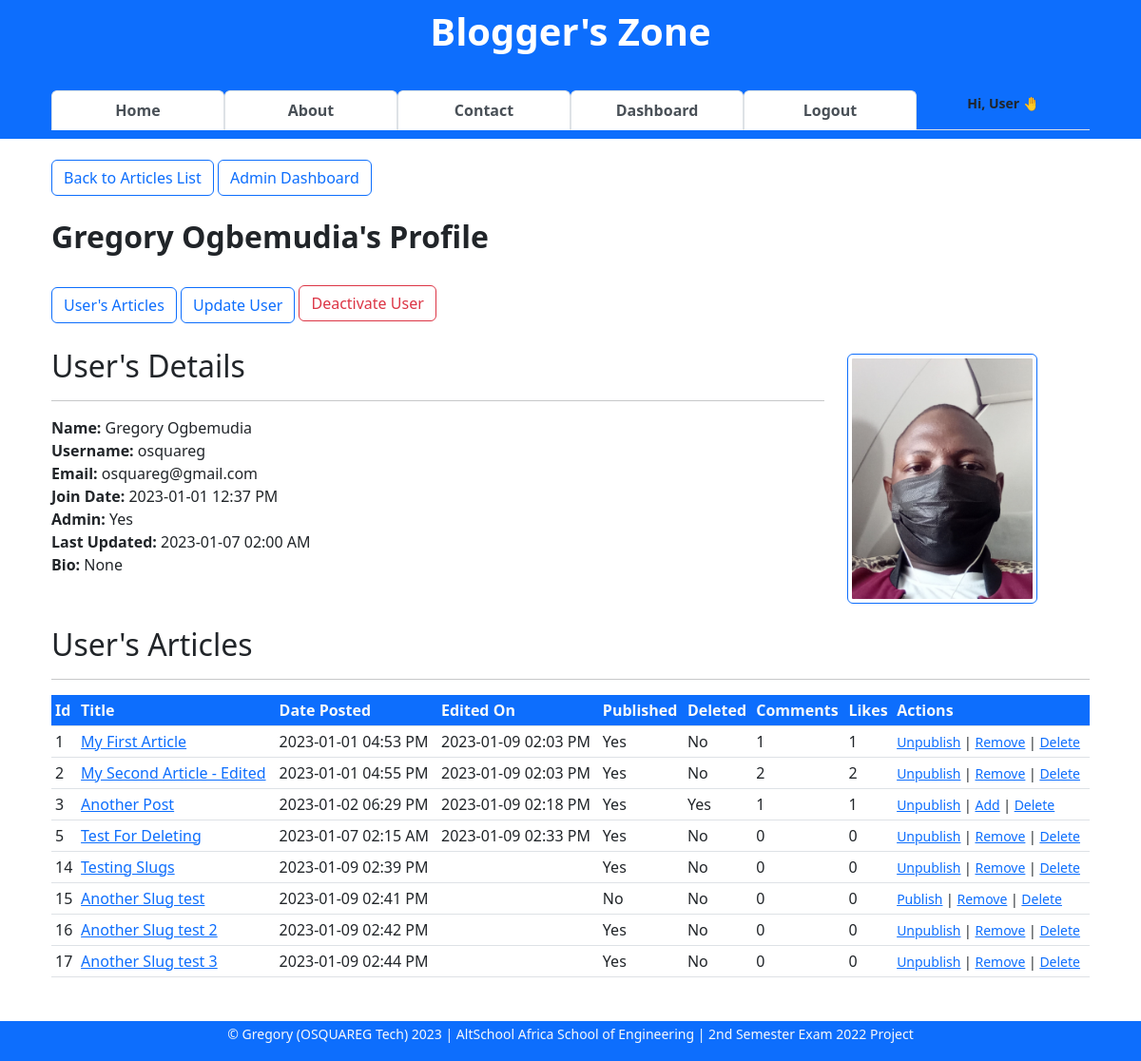
The page /admin-user/view/2 (signed in) on the database its author committed.
### app/models.py (models this page shows, shortened)
class User(db.Model, UserMixin):
    __tablename__ = "users"
    id = db.Column(db.Integer, primary_key=True)
    firstname = db.Column(db.String(255), nullable=False)
    lastname = db.Column(db.String(255), nullable=False)
    username = db.Column(db.String(25), nullable=False, unique=True)
    email = db.Column(db.Text(150), nullable=False, unique=True)
    password_hash = db.Column(db.Text(255), nullable=False, unique=True)
    bio = db.Column(db.Text(), nullable=True)
    date_joined = db.Column(db.DateTime, default=datetime.utcnow)
    is_active = db.Column(db.Boolean, default=True)
    is_admin = db.Column(db.Boolean, default=False)
    profile_pic = db.Column(db.String(), nullable=True)
    last_updated_by = db.Column(db.String)
    last_updated_on = db.Column(db.DateTime, onupdate=datetime.utcnow)
    articles = db.relationship("Article", backref="author")
    comments = db.relationship("Comment", backref="commenter")
    article_likes = db.relationship("ArticleLike", backref="art_liker")
    comment_likes = db.relationship("CommentLike", backref="com_liker")

class Article(db.Model):
    __tablename__ = "articles"
    id = db.Column(db.Integer, primary_key=True)
    title = db.Column(db.String(255), nullable=False)
    content = db.Column(db.Text, nullable=False)
    slug = db.Column(db.String(255), nullable=True)
    date_posted = db.Column(db.DateTime, default=datetime.utcnow)
    is_draft = db.Column(db.Boolean, default=False, nullable=False)
    last_updated_on = db.Column(db.DateTime, onupdate=datetime.utcnow)
    last_updated_by = db.Column(db.String)
    is_deleted = db.Column(db.Boolean, default=False)
    author_id = db.Column(db.Integer, db.ForeignKey("users.id", ondelete="CASCADE"))
    comments = db.relationship("Comment", backref="articles")
    article_likes = db.relationship("ArticleLike", backref="articles")
    comment_likes = db.relationship("CommentLike", backref="articles")

### app/admin/admin_users.py (the view)
@blueprint.route("/view/<int:id>", methods=["GET"])
@login_required
def view(id):
    user = User.query.get_or_404(id)
    user_articles = Article.query.filter(Article.author_id == user.id).all()
    comment_likes_cnts = db.session \
        .query(Article.id.label("article_id"),
               func.count(Comment.comment).label("comments_count"),
               func.count(ArticleLike.user_id).label("likes_count")) \
        .outerjoin(Comment, Comment.article_id == Article.id) \
        .outerjoin(ArticleLike, ArticleLike.article_id == Article.id) \
        .group_by(Article.id).all()
    context = {
        "user": user,
        "user_articles": user_articles,
        "comment_likes_cnts": comment_likes_cnts
    }
    return render_template("admin-user-dashboard.html", **context)

### app/main.py (called while the page is built)
@login_man.user_loader
def user_loader(id):
    return User.query.get(int(id))

### app/admin/templates/admin-user-dashboard.html (shortened to what this page needs)
{% extends 'base.html' %}
{% block content %}
<div class="container">
    <div>
        <a href="/#all-articles-list" class="btn btn-outline-primary">Back to Articles List</a>
        <a href="{{ url_for('admin.admin', un=current_user.username) }}" class="btn btn-outline-primary">Admin Dashboard</a>
    </div>
    <br>
    <div>
        <h2><b>{{ user.firstname }} {{ user.lastname }}'s Profile</b></h2>
    </div>
    <br>
    <div class="row">
        <div class="col-9">
            <div>
                <a href="#user-articles" class="btn btn-outline-primary">User's Articles</a>
                <a href="{{ url_for('admin-users.update', id=user.id) }}" class="btn btn-outline-primary">Update User</a>
                <a href="{{ url_for('admin-users.deactivate', id=user.id) }}"
                    class="btn btn-outline-danger mb-1 border border-danger">Deactivate User</a>
            </div>
            <br>
            <div>
                <h2>User's Details</h2>
                <hr>
                <strong>Name:</strong> {{ user.firstname }} {{ user.lastname }} <br>
                <strong>Username:</strong> {{ user.username }} <br>
                <strong>Email:</strong> {{ user.email }} <br>
                <strong>Join Date:</strong> {{ user.date_joined.strftime('%Y-%m-%d %I:%M %p') }} <br>
                <strong>Admin:</strong>
                {% if user.is_admin %} Yes
                {% else %} No
                {% endif %} <br>
                <strong>Last Updated:</strong>
                {% if user.last_updated_on is none %}
                {{ None }} {% else %}
                {{ user.last_updated_on.strftime('%Y-%m-%d %I:%M %p') }}
                {% endif %} <br>
                <strong>Bio:</strong> {{ user.bio }} <br>
            </div><br>
        </div>
        <div class="row col-3">
            <div>
                <br><br><br>
                {% if user.profile_pic %}
                <img src="{{ url_for('static', filename='images/' + user.profile_pic)}}"  class="float-right img-thumbnail border-primary" width="200">
                {% else %}
                <center><small>No Profile Picture</small></center>
                <img src="{{ url_for('static', filename='images/default_profile_pic.png')}}" class="float-right img-thumbnail border-primary" width="200">
                {% endif %}
            </div>
        </div>
    </div>
    <br>
    <div id="user-articles">
        <h2> User's Articles </h2>
        <hr>
        <table class="table table-sm table-hover">
            <thead class="table-responsive bg-primary text-light">
                <th>Id</th>
                <th>Title</th>
                <th>Date Posted</th>
                <th>Edited On</th>
                <th>Published</th>
                <th>Deleted</th>
                <th>Comments</th>
                <th>Likes</th>
                <th>Actions</th>
            </thead>
            <tbody>
                {% for user_article in user_articles %}
                <tr>
                    <td>{{ user_article.id }}</td>
                    <td><a href="{{ url_for('article.view', id=user_article.id) }}">{{ user_article.title }}</a></td>
                    <td>{{ user_article.date_posted.strftime('%Y-%m-%d %I:%M %p') }}</td>
                    <td> {% if user_article.last_updated_on is none %}
                        {{ Null }} {% else %}
                        {{ user_article.last_updated_on.strftime('%Y-%m-%d %I:%M %p') }}
                        {% endif %}
                    </td>
                    <td>{% if user_article.is_draft: %} No {% else %} Yes {% endif %} </td>
                    <td>{% if user_article.is_deleted: %} Yes {% else %} No {% endif %} </td>
                    <td>
                        {% for comment_likes_cnt in comment_likes_cnts %}
                        {% if comment_likes_cnt.article_id == user_article.id %}
                        {{ comment_likes_cnt.comments_count }}
                        {% endif %}
                        {% endfor %}
                    </td>
                    <td>
                        {% for comment_likes_cnt in comment_likes_cnts %}
                        {% if comment_likes_cnt.article_id == user_article.id %}
                        {{ comment_likes_cnt.likes_count }}
                        {% endif %}
                        {% endfor %}
                    </td>
                    <td>
                        <small>
                            {% if user_article.is_draft: %}
                            <a href="{{ url_for('admin-articles.publish', id=user_article.id) }}">Publish</a> |
                            {% else %}
                            <a href="{{ url_for('admin-articles.unpublish', id=user_article.id) }}">Unpublish</a> |
                            {% endif %}
                            {% if user_article.is_deleted: %}
                            <a href="{{ url_for('admin-articles.add', id=user_article.id) }}">Add</a> |
                            {% else %}
                            <a href="{{ url_for('admin-articles.remove', id=user_article.id) }}">Remove</a> |
                            {% endif %}
                            <a href="{{ url_for('admin-articles.delete', id=user_article.id) }}">Delete</a>
                        </small>
                    </td>
                </tr>
                {% endfor %}
            </tbody>
        </table>
    </div>
</div>
{% endblock content %}

### app/templates/base.html (shortened to what this page needs)
<!DOCTYPE html>
<html lang="en">
<head>
    <link rel="stylesheet" href="{{url_for('static',filename='css/tab-style.css')}}" type="text/css">
    <link rel="stylesheet" href="{{url_for('static', filename='css/ckeditor-styles.css')}}" type="text/css">
    <link href="https://cdn.jsdelivr.net/npm/bootstrap@5.2.2/dist/css/bootstrap.min.css" rel="stylesheet">
</head>
<body onload="openPage('Published', this, 'rgb(0, 89, 250)', 'white')">
    <nav class="navbar navbar-light fixed-top text-lg-center bg-primary border border-primary" >
        <div class="container container-sm">
            <div class="container">
                <a class="navbar-brand" href="{{url_for('general.index')}}">
                    <h1 class="text-white"><b>Blogger's Zone</b></h1>
                </a>
            </div>
            <div class="container">
                <ul class="nav navbar-dark nav-tabs nav-justified">
                    <li class="nav-item">
                        <a class="nav-link active" href="{{url_for('general.index')}}"><b>Home</b></a>
                    </li>
                    <li class="nav-item">
                        <a class="nav-link active" href="{{ url_for('general.about') }}"><b>About</b></a>
                    </li>
                    <li class="nav-item">
                        <a class="nav-link active" href="{{ url_for('general.message') }}"><b>Contact</b></a>
                    </li>
                    {% if current_user.is_authenticated %}
                    <li class="nav-item">
                        <a class="nav-link active" href="{{url_for('user.dashboard')}}"><b>Dashboard</b></a>
                    </li>
                    <li class="nav-item">
                        <a class="nav-link active" href="{{ url_for('auth.logout') }}"><b>Logout</b></a>
                    </li>
                    <li class="nav-item">
                        <small class="align-bottom"><b class="text-end">Hi, {{current_user.firstname}} 🤚</b></small>
                    </li>
                    {% endif %}
                </ul>
            </div>
        </div>
    </nav>
    <main>
        <div><br><br><br><br><br><br><br></div>
        <div class="container">
            {% block content %}
            {% endblock content %}
        </div>
        <div><br><br><br></div>
    </main>
    <div class="text-md-center text-muted bg-primary border border-primary fixed-bottom">
        <footer>
            <p class="text-light">
                <small>
                    &copy Gregory (OSQUAREG Tech)
                    <script>document.write(new Date().getFullYear())</script> | AltSchool Africa School of Engineering | 2nd Semester Exam 2022 Project
                </small>
            </p>
        </footer>
    </div>
</body>
</html>

### app/static/css/tab-style.css (style rules this page uses)
a { text-decoration: none; }

### app/static/css/ckeditor-styles.css (style rules this page uses)
:root { --ck-color-image-caption-background: hsl(0, 0%, 97%); --ck-color-image-caption-text: hsl(0, 0%, 20%); --ck-color-mention-background: hsla(341, 100%, 30%, 0.1); --ck-color-mention-text: hsl(341, 100%, 30%); --ck-color-table-caption-background: hsl(0, 0%, 97%); --ck-color-table-caption-text: hsl(0, 0%, 20%); --ck-highlight-marker-blue: hsl(201, 97%, 72%); --ck-highlight-marker-green: hsl(120, 93%, 68%); --ck-highlight-marker-pink: hsl(345, 96%, 73%); --ck-highlight-marker-yellow: hsl(60, 97%, 73%); --ck-highlight-pen-green: hsl(112, 100%, 27%); --ck-highlight-pen-red: hsl(0, 85%, 49%); --ck-image-style-spacing: 1.5em; --ck-inline-image-style-spacing: calc(var(--ck-image-style-spacing) / 2); --ck-todo-list-checkmark-size: 16px; }

### rows shown on the page
User: firstname "User"
User: firstname "Gregory", lastname "Ogbemudia", username "osquareg", email "osquareg@gmail.com", date_joined "2023-01-01 12:37 PM", last_updated_on "2023-01-07 02:00 AM", bio "None", profile_pic (picture)
Article: id "1", title "My First Article", date_posted "2023-01-01 04:53 PM", last_updated_on "2023-01-09 02:03 PM", is_draft "Yes", is_deleted "No", comments_count "1", likes_count "1"
Article: id "2", title "My Second Article - Edited", date_posted "2023-01-01 04:55 PM", last_updated_on "2023-01-09 02:03 PM", is_draft "Yes", is_deleted "No", comments_count "2", likes_count "2"
Article: id "3", title "Another Post", date_posted "2023-01-02 06:29 PM", last_updated_on "2023-01-09 02:18 PM", is_draft "Yes", is_deleted "Yes", comments_count "1", likes_count "1"
Article: id "5", title "Test For Deleting", date_posted "2023-01-07 02:15 AM", last_updated_on "2023-01-09 02:33 PM", is_draft "Yes", is_deleted "No", comments_count "0", likes_count "0"
Article: id "14", title "Testing Slugs", date_posted "2023-01-09 02:39 PM", is_draft "Yes", is_deleted "No", comments_count "0", likes_count "0"
Article: id "15", title "Another Slug test", date_posted "2023-01-09 02:41 PM", is_draft "No", is_deleted "No", comments_count "0", likes_count "0"
Article: id "16", title "Another Slug test 2", date_posted "2023-01-09 02:42 PM", is_draft "Yes", is_deleted "No", comments_count "0", likes_count "0"
Article: id "17", title "Another Slug test 3", date_posted "2023-01-09 02:44 PM", is_draft "Yes", is_deleted "No", comments_count "0", likes_count "0"
